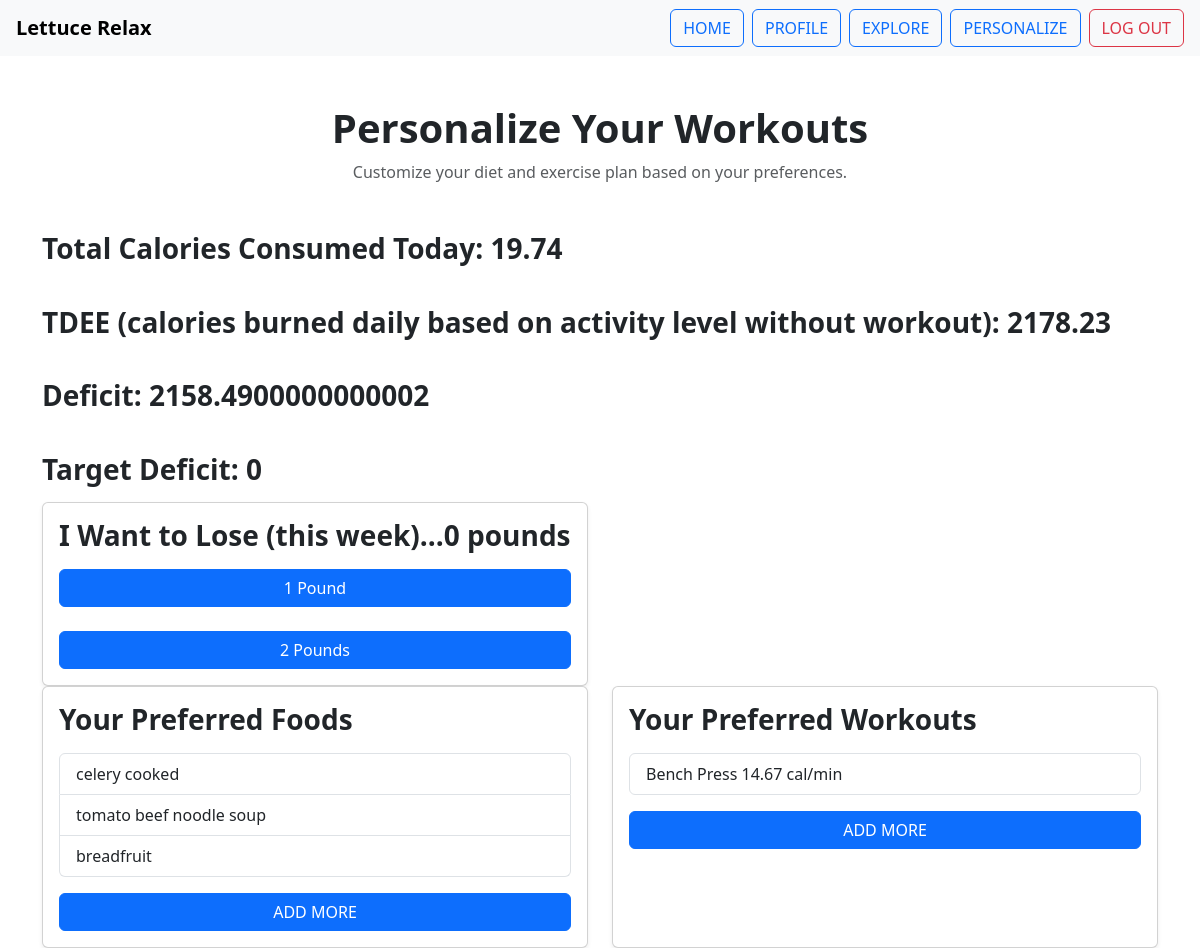
The app's page /personalize (signed in) with its own data.
### tables this page shows
CREATE TABLE users (
    username TEXT UNIQUE,
    password TEXT,
    age INT,
    weight INT,
    height INT,
    sex TEXT,
    activity TEXT,
    loss INT
);

CREATE TABLE user_foods (
    id INTEGER PRIMARY KEY AUTOINCREMENT,
    username TEXT,
    name TEXT,
    calories INTEGER,
    fat REAL,
    sugar REAL,
    protein REAL,
    fiber REAL,
    cholesterol REAL
);

### __init__.py (the view)
@app.route('/personalize', methods=["GET", "POST"])
def personalize():
    if "username" not in session:
        return redirect("/login")
    sex = fetch("users", "username = ?", "sex", (session["username"],))[0][0]
    age = fetch("users", "username = ?", "age", (session["username"],))[0][0]
    height = fetch("users", "username = ?", "height", (session["username"],))[0][0]
    weight = fetch("users", "username = ?", "weight", (session["username"],))[0][0]
    act = fetch("users", "username = ?", "activity", (session["username"],))[0][0]
    food = fetch("user_foods", "username = ?", "name", (session["username"],))
    exercises = fetch("user_exercises", "username = ?", "name, session_duration, calories_burned", (session["username"],))
    exercise = []
    for i in range(len(exercises)):
        exercise += [exercises[i][0]]
    perMin = []
    for i in range(len(exercises)):
        perMin += [((exercises[i][2]) / ((exercises[i][1]) * 60))]
    for i in range(len(exercise)):
        exercise[i] = exercise[i] + " " + str(round(perMin[i], 2)) + " cal/min"
    if height != 0 and age != 0 and weight != 0 and act != "" and sex != "":
        sts = statC(age, weight, height, sex, act)
        total = sts[0]
        tdee = sts[3]
    else:
        total = 0
        tdee = 0
    loss = fetch("users", "username = ?", "loss", (session["username"],))
    if request.method == 'POST':
        if 'pound' in request.form:
            addLoss(request.form["pound"], session["username"])
    '''
    #have to tap into db again to get the user preferences tables to be able to rmv some
    db = get_db()
    c = db.cursor()

    user = session["username"]

    #pulls list of food
    food = c.execute("""
        SELECT name, calories, fat, sugar, protein, fiber, cholesterol
        FROM user_foods
        WHERE username = ?
    """, (user,)).fetchall()


    #temporary pull of exers
    exer = c.execute("""
        SELECT username, age, gender, weight, height, session_duration, calories_burned, workout_type, BMI, name, sets, reps, benefit, burns_calories, target_muscle_group, workout
        FROM user_exercises
        WHERE username = ?
    """, (user,)).fetchall()

        #if the button is pressed to remove that food from list
    if request.method == 'POST':
        if request.form.get("action") == "remove_food":
            food_name = request.form.get("food_name")

            c.execute("""
                DELETE FROM user_foods
                 WHERE username = ? AND name = ?
            """, (user, food_name))

                db.commit()
                db.close()
                return redirect("/personalize")

    if request.method == 'POST':
        if request.form.get("action") == "remove_exercise":
            exercise_name = request.form.get("exercise_name")

            c.execute("""
                DELETE FROM user_exercises
                WHERE username = ? AND name = ?
            """, (user, exercise_name))

            db.commit()
            db.close()
            return redirect("/personalize")
    '''
    return render_template("personalize.html", food = food, exercise = exercise, total = total, tdee = tdee, loss = loss)

### __init__.py (called while the page is built)
def get_db():
    conn = sqlite3.connect(DB_FILE)
    conn.row_factory = sqlite3.Row
    return conn

def fetch(table, criteria, data, params=()):
    db = get_db()
    c = db.cursor()
    query = f"SELECT {data} FROM {table} WHERE {criteria}"
    c.execute(query, params)
    data = c.fetchall()
    db.commit()
    db.close()
    return data

### templates/personalize.html (shortened to what this page needs)
<!DOCTYPE html>
<html>
<head>
  <link rel="stylesheet" href="/static/style.css">
  <link href="https://cdn.jsdelivr.net/npm/bootstrap@5.3.8/dist/css/bootstrap.min.css" rel="stylesheet">
</head>
<body>
<nav class="navbar navbar-expand-lg navbar-light bg-light px-3">
  <span class="navbar-brand fw-bold">Lettuce Relax</span>
  <div class="ms-auto d-flex gap-2">
    <form action="/" method="POST"><input class="btn btn-outline-primary" type="submit" value="HOME"></form>
    <form action="/profile" method="POST"><input class="btn btn-outline-primary" type="submit" value="PROFILE"></form>
    <form action="/explore" method="POST"><input class="btn btn-outline-primary" type="submit" value="EXPLORE"></form>
    <form action="/personalize" method="POST"><input class="btn btn-outline-primary" type="submit" value="PERSONALIZE"></form>
    <form action="/logout" method="POST"><input class="btn btn-outline-danger" type="submit" value="LOG OUT"></form>
  </div>
</nav>
<div class="container mt-5">
  <div class="text-center mb-5">
    <h1 class="fw-bold">Personalize Your Workouts</h1>
    <p class="text-muted">Customize your diet and exercise plan based on your preferences.</p>
  </div>
    <h3 class="fw-bold mb-3">Total Calories Consumed Today: {{total}}</h3>
    <br>
    <h3 class="fw-bold mb-3">TDEE (calories burned daily based on activity level without workout): {{tdee}}</h3>
    <br>
    <h3 class="fw-bold mb-3">Deficit: {{tdee - total}}</h3>
    <br>
    <h3 class="fw-bold mb-3">Target Deficit: {{500 * loss[0][0]}}</h3>
  <div class="row g-4">
    <div class="col-md-6">
      <div class="card shadow-sm h-100">
        <div class="card-body">
    <h3 class="fw-bold mb-3">I Want to Lose (this week)...{{loss[0][0]}} pounds</h3>
      <button class="btn btn-primary w-100"  onclick="addP(this)" data-value="1" >1 Pound</button>
      <br><br>
      <button class="btn btn-primary w-100"  onclick="addP(this)" data-value="2" >2 Pounds</button>
      </div>
      </div>
      </div>
  </div>
  <div class="row g-4">
    <div class="col-md-6">
      <div class="card shadow-sm h-100">
        <div class="card-body">
          <h3 class="fw-bold mb-3">Your Preferred Foods</h3>
          <ul class="list-group">
            {% for given_food in food %}
            <li class="list-group-item d-flex justify-content-between align-items-start">
              {{given_food[0]}}
              </li>
              {% endfor %}
            </ul>
          <form action="/profile" method="POST" class="mt-3">
            <input class="btn btn-primary w-100" type="submit" value="ADD MORE">
          </form>
        </div>
      </div>
    </div>
    <div class="col-md-6">
      <div class="card shadow-sm h-100">
        <div class="card-body">
          <h3 class="fw-bold mb-3">Your Preferred Workouts</h3>
          <ul class="list-group">
            {% for given_exercise in exercise %}
            <li class="list-group-item d-flex justify-content-between align-items-start">
              {{given_exercise}}
            </li>
            {% endfor %}
          </ul>
          <form action="/profile" method="POST" class="mt-3">
            <input class="btn btn-primary w-100" type="submit" value="ADD MORE">
          </form>
        </div>
      </div>
    </div>
  </div>
</div>
</body>
</html>

### records on screen
users: 500*loss[0][0] "0", loss "0"
user_foods: name "celery cooked"
user_foods: name "tomato beef noodle soup"
user_foods: name "breadfruit"

### other values on screen
{{ total }} "19.74"
{{ tdee }} "2178.23"
{{ tdee - total }} "2158.4900000000002"
{{ given_exercise }} "Bench Press 14.67 cal/min"
